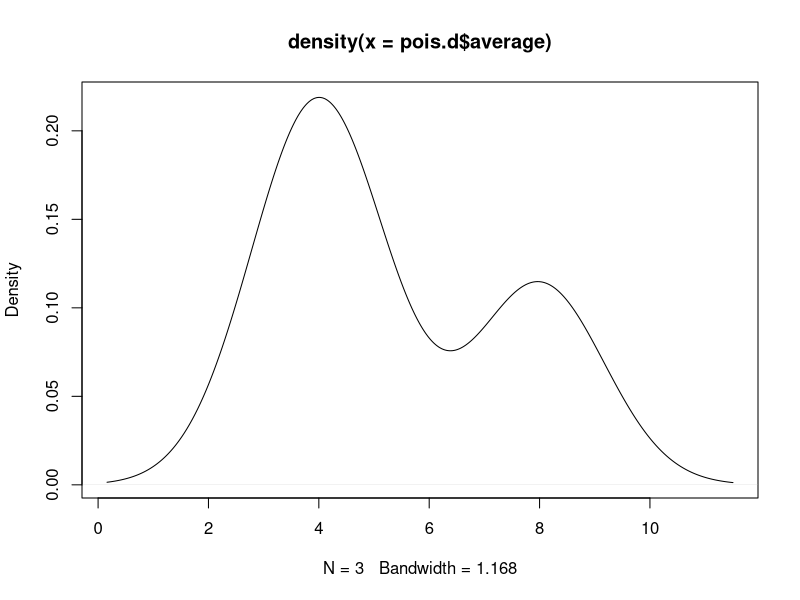
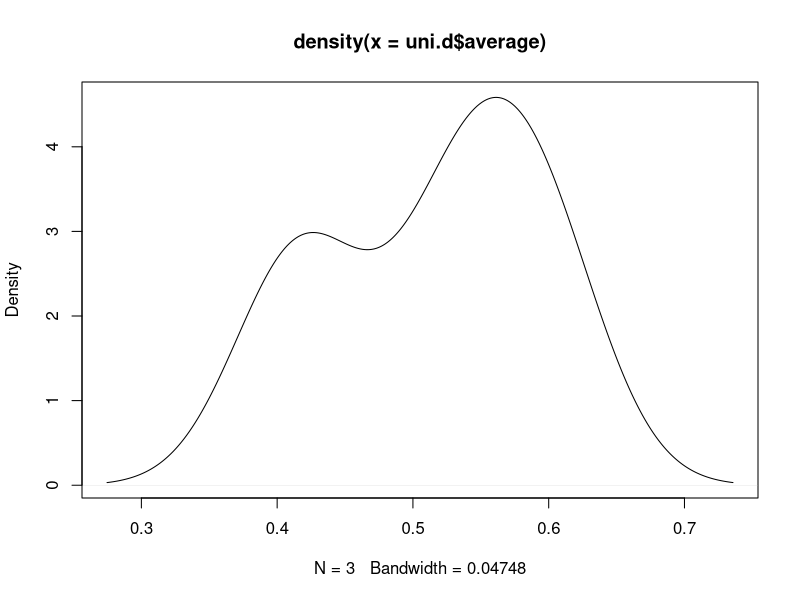
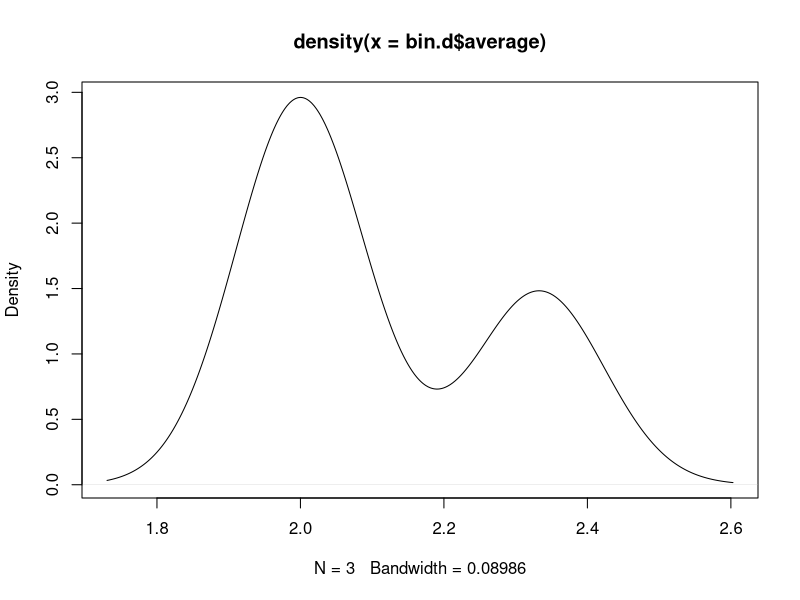
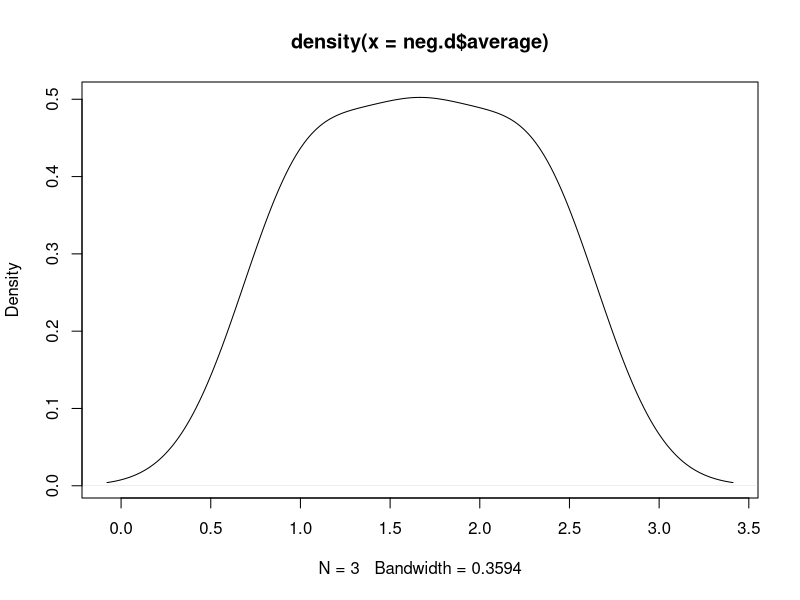
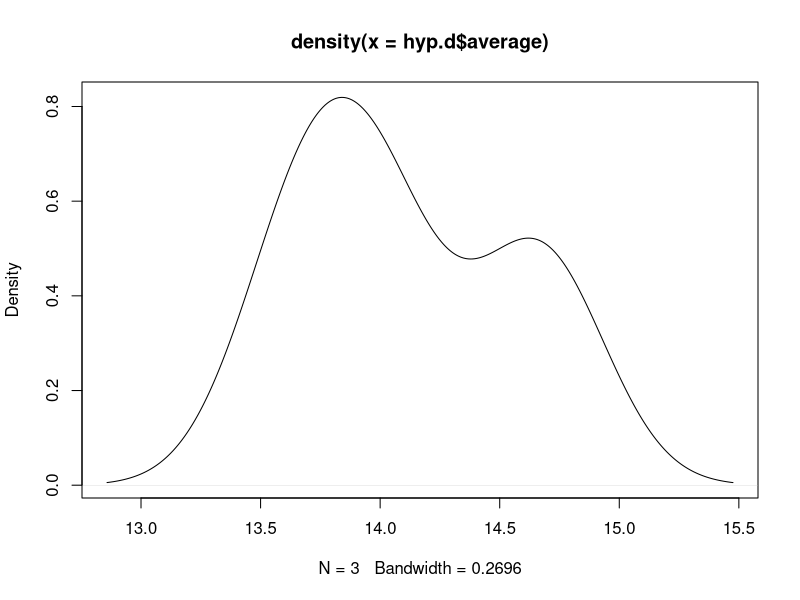
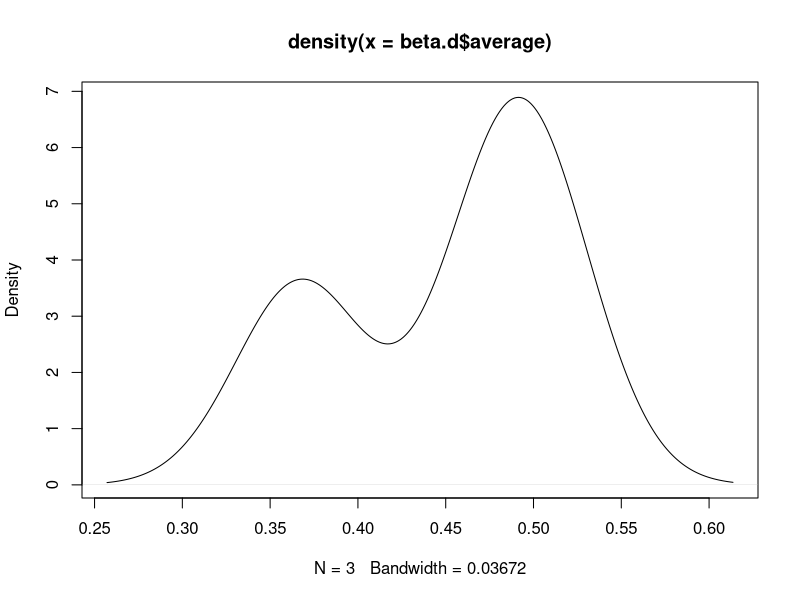

Write R code to recreate these figures, in order.
setwd("C:/Sam/Second Year/BME 213/R Code")

library(tidyr)
library(dplyr)
library(ggplot2)

n.samples <- 3
n <- 3

#Normal distribution for Poisson distribution
lambda <- 5
pois.df = data.frame(sample = 1:n.samples, n=n)
pois.f <- function(n) mean(rpois(n, lambda))

pois.d <- pois.df %>%
  group_by(sample) %>%
  mutate(average = pois.f(n))

plot(density(pois.d$average))

#Normal distribution for uniform distribution
uni.df = data.frame(sample = 1:n.samples, n=n)
uni.f <- function(n) mean(runif(n, 0, 1))

uni.d <- uni.df %>%
  group_by(sample) %>%
  mutate(average = uni.f(n))

plot(density(uni.d$average))

#Normal distribution for binomial distribution
bin.df = data.frame(sample = 1:n.samples, n=n)
bin.f <- function(n) mean(rbinom(n, n.samples, 0.65))

bin.d <- bin.df %>%
  group_by(sample) %>%
  mutate(average = bin.f(n))

plot(density(bin.d$average))

#Normal distribution for negative binomial distribution
neg.df = data.frame(sample = 1:n.samples, n=n)
neg.f <- function(n) mean(rnbinom(n, n.samples, 0.65))

neg.d <- neg.df %>%
  group_by(sample) %>%
  mutate(average = neg.f(n))

plot(density(neg.d$average))

#Normal distribution for hypergeometric distribution
hyp.df = data.frame(sample = 1:n.samples, n=n)
hyp.f <- function(n) mean(rhyper(n, 94, 46, 20))

hyp.d <- hyp.df %>%
  group_by(sample) %>%
  mutate(average = hyp.f(n))

plot(density(hyp.d$average))

#Normal distribution for beta distribution
beta.df = data.frame(sample = 1:n.samples, n=n)
beta.f <- function(n) mean(rbeta(n, 5, 8))

beta.d <- beta.df %>%
  group_by(sample) %>%
  mutate(average = beta.f(n))

plot(density(beta.d$average))